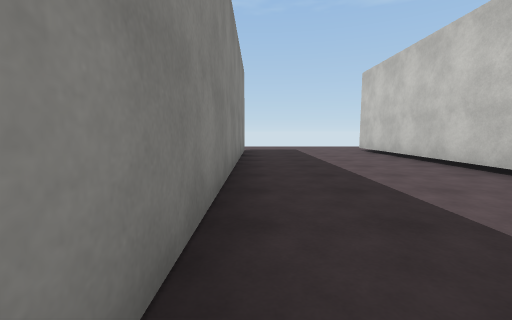
view 1 (above)

15 first-person views from a walk through a scene from a Unity 3-D project. The camera is 1.2 m above the floor, tilts 6° down and sees 90° across. The floor is counted in squares, 2 m on a side. Each view is taken from the middle of a square. On the plan, view 1 faces up. The plan holds only what a view shows up to about 9 squares ahead; the rest is blank. The player character is not drawn. Surface patterns are stand-ins for the level's own textures.

view 2
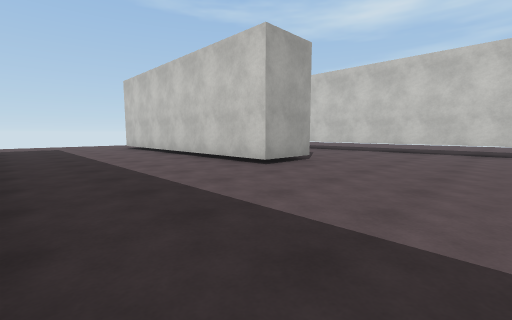

view 3
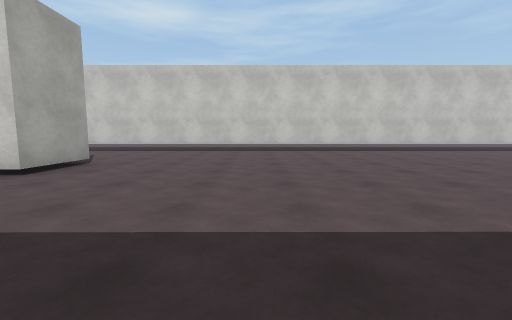

view 4
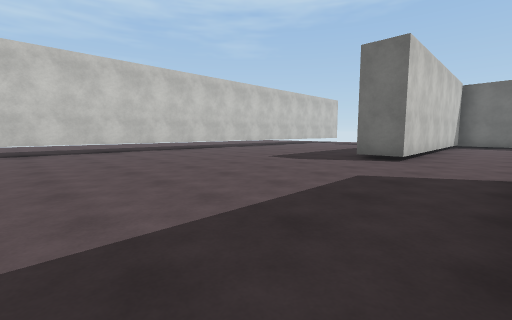

view 5
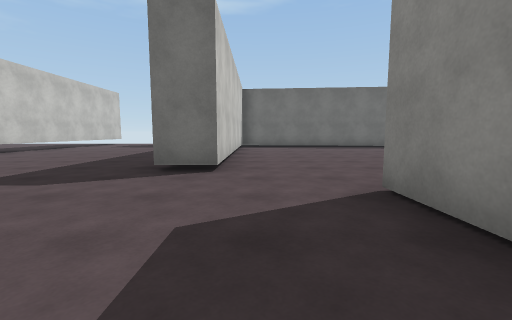

view 6
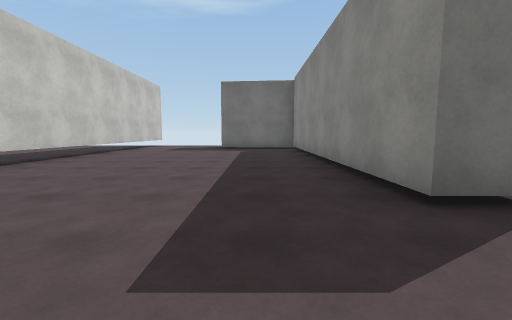

view 7
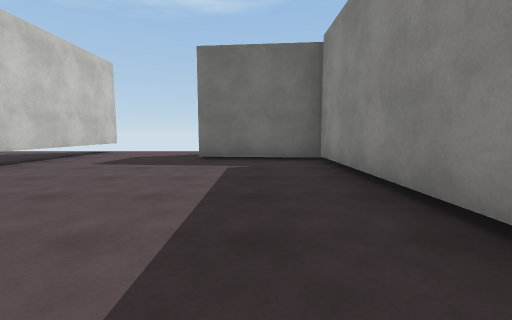

view 8
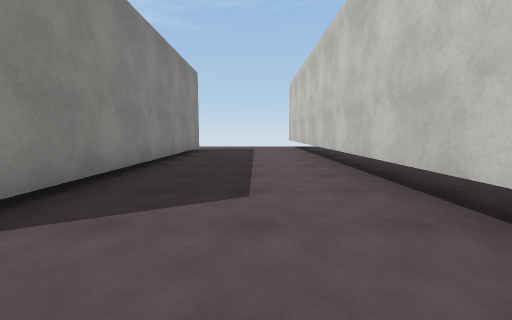

view 9
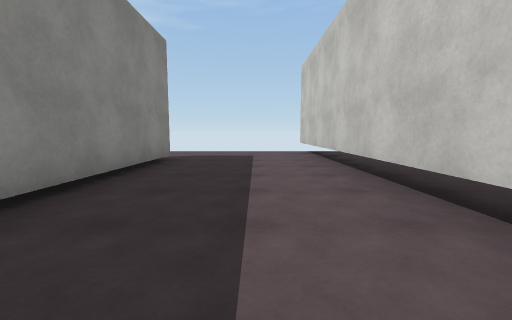

view 10
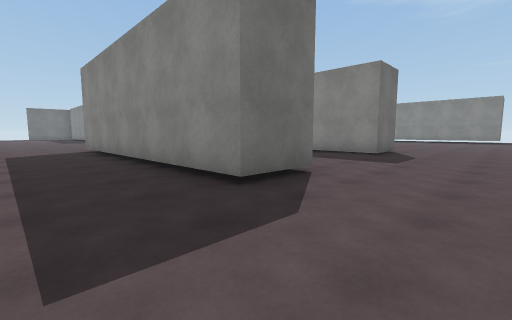

view 11
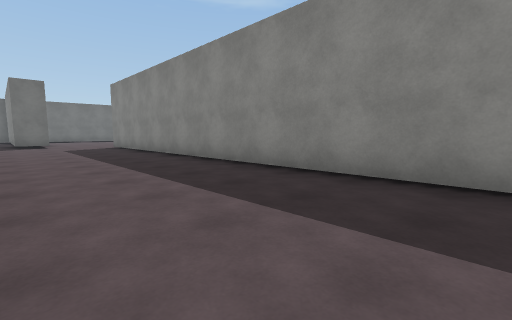

view 12
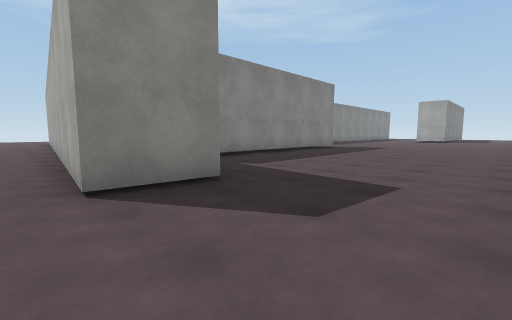

view 13
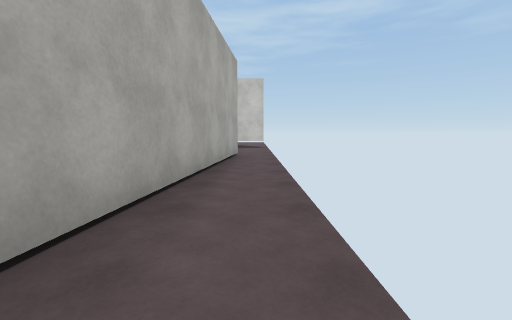

view 14
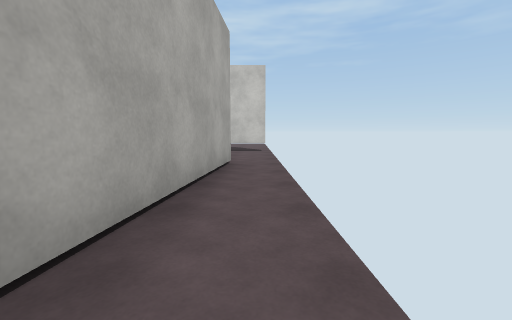

view 15
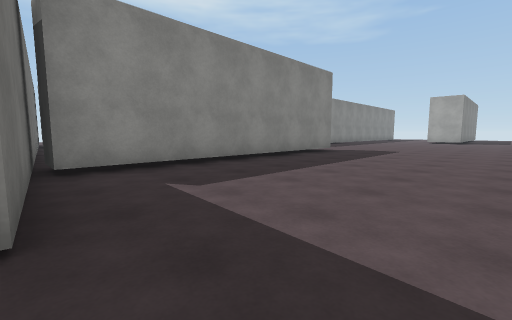

### Floor plan
Points are (right, up) in squares from view 1. A wall is a line through its corners. A room is listed if a view was taken in it or the views show most of it. See-through windows are left out.
Room 1 (views 1, 2, 3, 4, 5, 6, 7, 8, 9, 10, 11, 12, 14, 15)
walls: (3.6, 1.3) (3.6, 8.8) (5.1, 8.8) (5.1, 1.3) (3.6, 1.3); (1.6, -8) (2.6, -8) (2.6, -15.5); (-2, 8.4) (-0.4, 8.4) (-0.3, -6.7); (2, -15.7) (5.3, -16) (5.2, -17.5) (-1.5, -16.9); (8.5, -18.4) (8.5, 11.8)
ways out: opening at (-1.7, 10) to room 2; opening at (-1, -18) to room 2; opening at (0, -7) to room 2; gap at (9, -18)
Room 2 (view 13)
walls: (-4.6, -15.1) (2, -15.7); (1.6, -13.2) (1.6, -8); (-1.5, -16.9) (-3.5, -16.7)
ways out: opening at (-1.7, 10) to room 1; opening at (-1, -18) to room 1; opening at (0, -7) to room 1

Positions as (right, up) in squares from view 1, and headings:
1: (0, 0), facing up
2: (0, -2), facing up-right
3: (0, -2), facing right
4: (0, -2), facing down-right
5: (1, -4), facing down
6: (4, -6), facing down
7: (4, -10), facing down
8: (7, 0), facing up
9: (7, 3), facing up
10: (7, 11), facing down-left
11: (3, 5), facing down-left
12: (8, -18), facing up-left
13: (-2, -18), facing right
14: (0, -18), facing right
15: (7, -16), facing up-left
